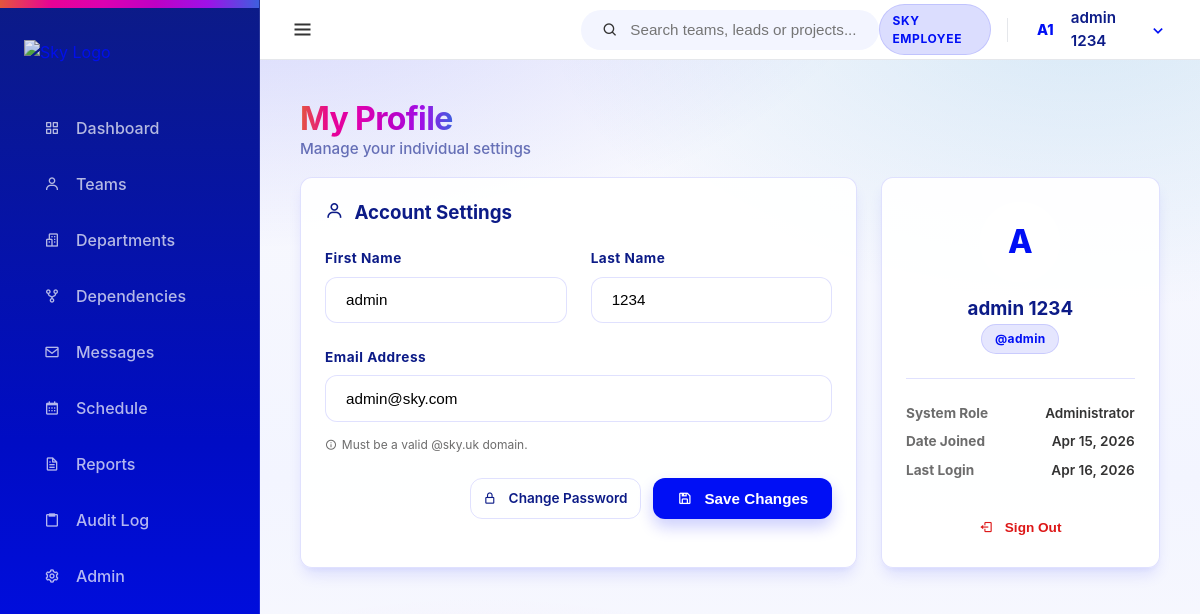
Page /dashboard/profile/ (signed in) on the earlier database version.
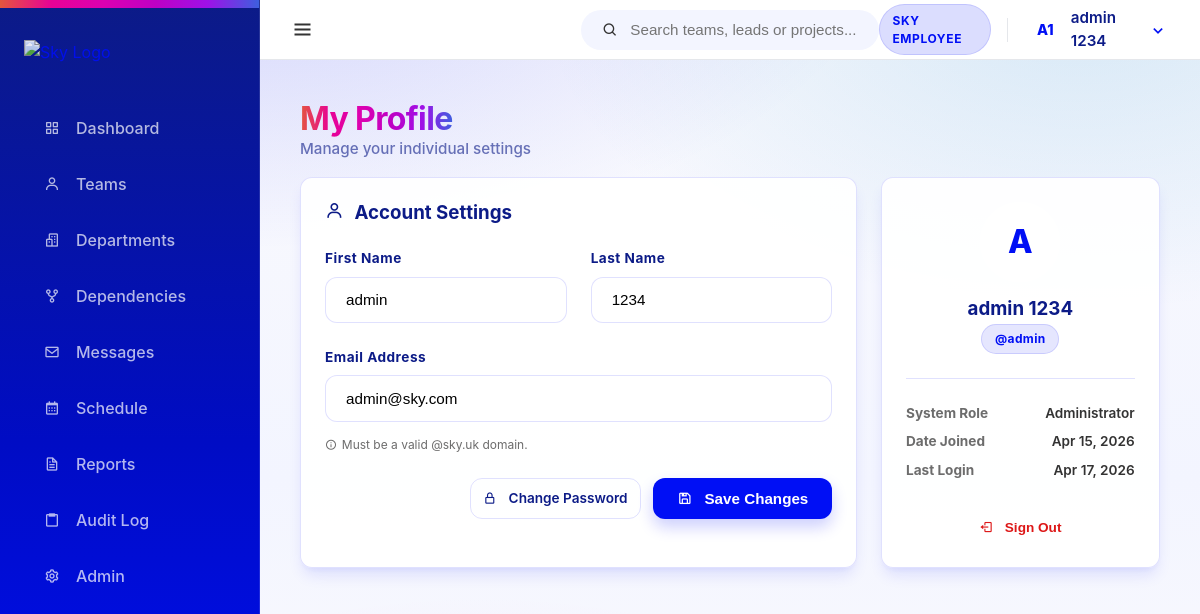
Same page on the later database version.
### core/models.py (models this page shows, shortened)
class User(AbstractUser):
    class Meta:
        verbose_name = 'User'
        verbose_name_plural = 'Users'

### core/views.py (the view, shortened to what this page needs)
# urls.py: path('profile/', views.profile_view, name='profile'),
@login_required
def profile_view(request):
    return render(request, 'core/profile.html', {'user': request.user})

### templates/core/profile.html (shortened to what the changed rows need)
{% extends 'base.html' %}
{% block content %}
<div class="flex-between mb-2 animate-slide-up">
    <div>
        <h1 class="spectrum-text" style="font-size: 2rem; letter-spacing: -0.02em;">My Profile</h1>
    </div>
</div>
<div class="grid-2-1 animate-slide-up" style="animation-delay: 0.1s;">
    <div class="card spell-tilt shadow-sm">
        <form method="post" action="{% url 'core:profile' %}">
            <div class="grid-2">
                <div class="form-group">
                    <label for="first_name">First Name</label>
                    <input type="text" name="first_name" id="first_name" class="form-control" value="{{ user.first_name }}" required>
                </div>
                <div class="form-group">
                    <label for="last_name">Last Name</label>
                    <input type="text" name="last_name" id="last_name" class="form-control" value="{{ user.last_name }}" required>
                </div>
            </div>
            <div class="form-group">
                <label for="email">Email Address</label>
                <input type="email" name="email" id="email" class="form-control" value="{{ user.email }}" required>
                <div style="font-size: 0.75rem; color: var(--muted-foreground); margin-top: 0.4rem; display: flex; align-items: center; gap: 0.3rem;">
                    <i class='bx bx-info-circle'></i> Must be a valid @sky.uk domain.
                </div>
            </div>
        </form>
    </div>
    <div class="card spell-tilt spell-shine">
        <div style="text-align: center; margin-bottom: 1.5rem;">
            <div class="avatar-circle" style="width: 80px; height: 80px; font-size: 2rem; margin: 0 auto 1rem auto;">
                {{ user.username|slice:":1"|upper }}
            </div>
            <h3 style="color: var(--sky-header-blue); margin-bottom: 0.25rem;">{{ user.get_full_name|default:user.username }}</h3>
            <span class="chip chip-department">@{{ user.username }}</span>
        </div>
        <div style="border-top: 1px solid var(--border); margin-top: 1.5rem; padding-top: 1.5rem;">
            <div class="flex-between mb-1">
                <strong style="font-size: 0.85rem; color: var(--muted-foreground);">Date Joined</strong>
                <span style="font-size: 0.85rem; font-weight: 600;">{{ user.date_joined|date:"M j, Y" }}</span>
            </div>
            <div class="flex-between">
                <strong style="font-size: 0.85rem; color: var(--muted-foreground);">Last Login</strong>
                <span style="font-size: 0.85rem; font-weight: 600;">{{ user.last_login|date:"M j, Y" }}</span>
            </div>
        </div>
    </div>
</div>
{% endblock %}

### templates/base.html (shortened to what the changed rows need)
{% load static %}
<!DOCTYPE html>
<html lang="en">
<head>
    <link rel="stylesheet" href="{% static 'css/sky-layout.css' %}">
    <link rel="stylesheet" href="{% static 'css/style.css' %}">
    <link href='https://unpkg.com/boxicons@2.1.4/css/boxicons.min.css' rel='stylesheet'>
</head>
<body>
    <div class="app-container">
        <div class="main-wrapper">
            <header class="top-navbar" style="display: flex; align-items: center; justify-content: space-between; height: 60px;">
                <div class="navbar-right" style="display: flex; align-items: center; gap: 12px;">
                    <div class="nav-user-dropdown" id="user-dropdown-container" style="display: flex; align-items: center;">
                        <div class="nav-avatar-trigger" id="user-dropdown-btn" style="display: flex; align-items: center;">
                            <div class="avatar-circle small">
                                {% if user.first_name %}{{ user.first_name|first|upper }}{% else %}{{ user.username|first|upper }}{% endif %}{% if user.last_name %}{{ user.last_name|first|upper }}{% endif %}
                            </div>
                            <span class="user-fullname">{{ user.get_full_name|default:user.username }}</span>
                            <i class='bx bx-chevron-down'></i>
                        </div>
                    </div>
                </div>
            </header>
            <main class="content-area animate-slide-up">
                {% block content %}{% endblock %}
            </main>
        </div>
    </div>
</body>
</html>

Differences in the rows shown:
changed User "admin 1234": last_login "Apr 16, 2026" → "Apr 17, 2026"
